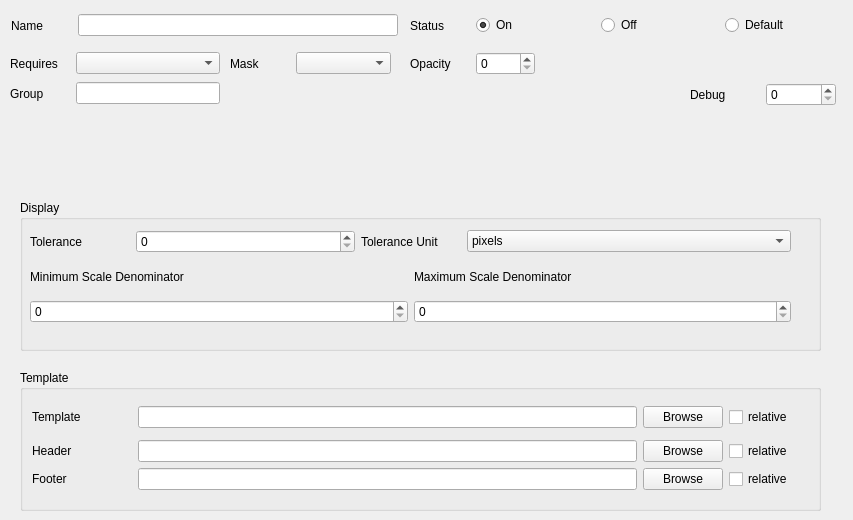
  <widget class="QWidget" name="layerTab">
   <attribute name="title">
    <string>Layer</string>
   </attribute>
   <widget class="QWidget" name="layoutWidget_3">
    <property name="geometry">
     <rect>
      <x>10</x>
      <y>80</y>
      <width>210</width>
      <height>27</height>
     </rect>
    </property>
    <layout class="QHBoxLayout" name="horizontalLayout_12">
     <item>
      <widget class="QLabel" name="mf_Group_label">
       <property name="minimumSize">
        <size>
         <width>60</width>
         <height>0</height>
        </size>
       </property>
       <property name="maximumSize">
        <size>
         <width>60</width>
         <height>16777215</height>
        </size>
       </property>
       <property name="text">
        <string>Group</string>
       </property>
      </widget>
     </item>
     <item>
      <widget class="QLineEdit" name="mf_group_edit"/>
     </item>
    </layout>
   </widget>
   <widget class="QWidget" name="layoutWidget_4">
    <property name="geometry">
     <rect>
      <x>10</x>
      <y>50</y>
      <width>210</width>
      <height>27</height>
     </rect>
    </property>
    <layout class="QHBoxLayout" name="horizontalLayout_32">
     <item>
      <widget class="QLabel" name="mf_requires_label">
       <property name="minimumSize">
        <size>
         <width>60</width>
         <height>0</height>
        </size>
       </property>
       <property name="maximumSize">
        <size>
         <width>60</width>
         <height>16777215</height>
        </size>
       </property>
       <property name="text">
        <string>Requires</string>
       </property>
      </widget>
     </item>
     <item>
      <widget class="QComboBox" name="mf_requires_box">
       <property name="enabled">
        <bool>true</bool>
       </property>
      </widget>
     </item>
    </layout>
   </widget>
   <widget class="QWidget" name="layoutWidget_5">
    <property name="geometry">
     <rect>
      <x>10</x>
      <y>10</y>
      <width>389</width>
      <height>31</height>
     </rect>
    </property>
    <layout class="QHBoxLayout" name="horizontalLayout_3">
     <item>
      <widget class="QLabel" name="mf_layerName_label">
       <property name="minimumSize">
        <size>
         <width>60</width>
         <height>0</height>
        </size>
       </property>
       <property name="maximumSize">
        <size>
         <width>60</width>
         <height>16777215</height>
        </size>
       </property>
       <property name="text">
        <string>Name</string>
       </property>
      </widget>
     </item>
     <item>
      <widget class="QLineEdit" name="mf_layerName_value">
       <property name="sizePolicy">
        <sizepolicy hsizetype="Maximum" vsizetype="Fixed">
         <horstretch>0</horstretch>
         <verstretch>0</verstretch>
        </sizepolicy>
       </property>
       <property name="minimumSize">
        <size>
         <width>320</width>
         <height>0</height>
        </size>
       </property>
      </widget>
     </item>
    </layout>
   </widget>
   <widget class="QWidget" name="layoutWidget_6">
    <property name="geometry">
     <rect>
      <x>410</x>
      <y>10</y>
      <width>434</width>
      <height>31</height>
     </rect>
    </property>
    <layout class="QHBoxLayout" name="horizontalLayout_4">
     <item>
      <widget class="QLabel" name="mf_status_label">
       <property name="minimumSize">
        <size>
         <width>60</width>
         <height>0</height>
        </size>
       </property>
       <property name="maximumSize">
        <size>
         <width>60</width>
         <height>16777215</height>
        </size>
       </property>
       <property name="text">
        <string>Status</string>
       </property>
      </widget>
     </item>
     <item>
      <widget class="QRadioButton" name="mf_statusOn_radio">
       <property name="text">
        <string>On</string>
       </property>
       <property name="checked">
        <bool>true</bool>
       </property>
      </widget>
     </item>
     <item>
      <widget class="QRadioButton" name="mf_statusOff_radio">
       <property name="text">
        <string>Off</string>
       </property>
      </widget>
     </item>
     <item>
      <widget class="QRadioButton" name="mf_statusDefault_radio">
       <property name="text">
        <string>Default</string>
       </property>
      </widget>
     </item>
    </layout>
   </widget>
   <widget class="QWidget" name="layoutWidget_2">
    <property name="geometry">
     <rect>
      <x>230</x>
      <y>50</y>
      <width>161</width>
      <height>27</height>
     </rect>
    </property>
    <layout class="QHBoxLayout" name="horizontalLayout_20">
     <item>
      <widget class="QLabel" name="mf_mask_label">
       <property name="minimumSize">
        <size>
         <width>60</width>
         <height>0</height>
        </size>
       </property>
       <property name="maximumSize">
        <size>
         <width>60</width>
         <height>16777215</height>
        </size>
       </property>
       <property name="text">
        <string>Mask</string>
       </property>
      </widget>
     </item>
     <item>
      <widget class="QComboBox" name="mf_mask_box">
       <property name="enabled">
        <bool>true</bool>
       </property>
      </widget>
     </item>
    </layout>
   </widget>
   <widget class="QWidget" name="layoutWidget">
    <property name="geometry">
     <rect>
      <x>410</x>
      <y>50</y>
      <width>125</width>
      <height>28</height>
     </rect>
    </property>
    <layout class="QHBoxLayout" name="horizontalLayout_27">
     <item>
      <widget class="QLabel" name="mf_opacity_label">
       <property name="minimumSize">
        <size>
         <width>60</width>
         <height>0</height>
        </size>
       </property>
       <property name="maximumSize">
        <size>
         <width>60</width>
         <height>16777215</height>
        </size>
       </property>
       <property name="text">
        <string>Opacity</string>
       </property>
      </widget>
     </item>
     <item>
      <widget class="QSpinBox" name="mf_opacity_box">
       <property name="enabled">
        <bool>true</bool>
       </property>
       <property name="maximum">
        <number>100</number>
       </property>
      </widget>
     </item>
    </layout>
   </widget>
   <widget class="QWidget" name="horizontalLayoutWidget_2">
    <property name="geometry">
     <rect>
      <x>690</x>
      <y>80</y>
      <width>146</width>
      <height>29</height>
     </rect>
    </property>
    <layout class="QHBoxLayout" name="horizontalLayout_2">
     <item>
      <widget class="QLabel" name="mf_debug_label">
       <property name="text">
        <string>Debug</string>
       </property>
      </widget>
     </item>
     <item>
      <widget class="QSpinBox" name="mf_debug_value">
       <property name="maximum">
        <number>5</number>
       </property>
      </widget>
     </item>
    </layout>
   </widget>
   <widget class="QGroupBox" name="layer_display_group">
    <property name="geometry">
     <rect>
      <x>20</x>
      <y>200</y>
      <width>801</width>
      <height>151</height>
     </rect>
    </property>
    <property name="locale">
     <locale language="English" country="UnitedStates"/>
    </property>
    <property name="title">
     <string>Display</string>
    </property>
    <property name="flat">
     <bool>true</bool>
    </property>
    <widget class="QWidget" name="verticalLayoutWidget_5">
     <property name="geometry">
      <rect>
       <x>10</x>
       <y>30</y>
       <width>761</width>
       <height>93</height>
      </rect>
     </property>
     <layout class="QVBoxLayout" name="verticalLayout_8">
      <item>
       <layout class="QHBoxLayout" name="horizontalLayout_7">
        <item>
         <layout class="QHBoxLayout" name="horizontalLayout_36">
          <item>
           <layout class="QHBoxLayout" name="horizontalLayout_35">
            <item>
             <widget class="QLabel" name="mf_tolerance_label">
              <property name="minimumSize">
               <size>
                <width>100</width>
                <height>0</height>
               </size>
              </property>
              <property name="maximumSize">
               <size>
                <width>100</width>
                <height>16777215</height>
               </size>
              </property>
              <property name="text">
               <string>Tolerance</string>
              </property>
             </widget>
            </item>
            <item>
             <widget class="QSpinBox" name="mf_tolerance_box"/>
            </item>
           </layout>
          </item>
          <item>
           <widget class="QLabel" name="mf_toleranceUnit_label">
            <property name="minimumSize">
             <size>
              <width>100</width>
              <height>0</height>
             </size>
            </property>
            <property name="maximumSize">
             <size>
              <width>100</width>
              <height>16777215</height>
             </size>
            </property>
            <property name="text">
             <string>Tolerance Unit</string>
            </property>
           </widget>
          </item>
          <item>
           <widget class="QComboBox" name="mf_toleranceUnit_combo">
            <item>
             <property name="text">
              <string>pixels</string>
             </property>
            </item>
            <item>
             <property name="text">
              <string>feet</string>
             </property>
            </item>
            <item>
             <property name="text">
              <string>inches</string>
             </property>
            </item>
            <item>
             <property name="text">
              <string>kilometers</string>
             </property>
            </item>
            <item>
             <property name="text">
              <string>meters</string>
             </property>
            </item>
            <item>
             <property name="text">
              <string>miles</string>
             </property>
            </item>
            <item>
             <property name="text">
              <string>nauticalmiles</string>
             </property>
            </item>
            <item>
             <property name="text">
              <string>dd</string>
             </property>
            </item>
           </widget>
          </item>
         </layout>
        </item>
       </layout>
      </item>
      <item>
       <layout class="QHBoxLayout" name="scaleLayout">
        <item>
         <layout class="QVBoxLayout" name="minScaleLayout">
          <item>
           <widget class="QLabel" name="mf_minScaleDenom_label">
            <property name="text">
             <string>Minimum Scale Denominator</string>
            </property>
           </widget>
          </item>
          <item>
           <widget class="QSpinBox" name="mf_minScaleDenom_edit">
            <property name="accelerated">
             <bool>true</bool>
            </property>
            <property name="maximum">
             <number>1000000000</number>
            </property>
           </widget>
          </item>
         </layout>
        </item>
        <item>
         <layout class="QVBoxLayout" name="maxScaleLayout">
          <item>
           <widget class="QLabel" name="mf_maxScaleDenom_label">
            <property name="text">
             <string>Maximum Scale Denominator</string>
            </property>
           </widget>
          </item>
          <item>
           <widget class="QSpinBox" name="mf_maxScaleDenom_edit">
            <property name="wrapping">
             <bool>false</bool>
            </property>
            <property name="accelerated">
             <bool>true</bool>
            </property>
            <property name="maximum">
             <number>1000000000</number>
            </property>
           </widget>
          </item>
         </layout>
        </item>
       </layout>
      </item>
     </layout>
    </widget>
   </widget>
   <widget class="QGroupBox" name="groupBox">
    <property name="geometry">
     <rect>
      <x>20</x>
      <y>370</y>
      <width>801</width>
      <height>141</height>
     </rect>
    </property>
    <property name="title">
     <string>Template</string>
    </property>
    <widget class="QWidget" name="verticalLayoutWidget_7">
     <property name="geometry">
      <rect>
       <x>12</x>
       <y>30</y>
       <width>761</width>
       <height>97</height>
      </rect>
     </property>
     <layout class="QVBoxLayout" name="verticalLayout_9">
      <item>
       <layout class="QHBoxLayout" name="horizontalLayout_34">
        <item>
         <widget class="QLabel" name="mf_template_label">
          <property name="minimumSize">
           <size>
            <width>100</width>
            <height>0</height>
           </size>
          </property>
          <property name="maximumSize">
           <size>
            <width>100</width>
            <height>16777215</height>
           </size>
          </property>
          <property name="text">
           <string>Template</string>
          </property>
         </widget>
        </item>
        <item>
         <widget class="QLineEdit" name="mf_template_edit"/>
        </item>
        <item>
         <widget class="QPushButton" name="mf_template_button">
          <property name="text">
           <string>Browse</string>
          </property>
         </widget>
        </item>
        <item>
         <widget class="QCheckBox" name="mf_layer_template_relative">
          <property name="text">
           <string>relative</string>
          </property>
         </widget>
        </item>
       </layout>
      </item>
      <item>
       <layout class="QVBoxLayout" name="verticalLayout_4">
        <item>
         <layout class="QHBoxLayout" name="horizontalLayout_10">
          <item>
           <widget class="QLabel" name="mf_header_label">
            <property name="minimumSize">
             <size>
              <width>100</width>
              <height>0</height>
             </size>
            </property>
            <property name="maximumSize">
             <size>
              <width>100</width>
              <height>16777215</height>
             </size>
            </property>
            <property name="text">
             <string>Header</string>
            </property>
           </widget>
          </item>
          <item>
           <widget class="QLineEdit" name="mf_header_value"/>
          </item>
          <item>
           <widget class="QPushButton" name="mf_header_button">
            <property name="text">
             <string>Browse</string>
            </property>
           </widget>
          </item>
          <item>
           <widget class="QCheckBox" name="mf_layer_header_relative">
            <property name="text">
             <string>relative</string>
            </property>
           </widget>
          </item>
         </layout>
        </item>
        <item>
         <layout class="QHBoxLayout" name="horizontalLayout_11">
          <item>
           <widget class="QLabel" name="mf_footer_label">
            <property name="minimumSize">
             <size>
              <width>100</width>
              <height>0</height>
             </size>
            </property>
            <property name="maximumSize">
             <size>
              <width>100</width>
              <height>16777215</height>
             </size>
            </property>
            <property name="text">
             <string>Footer</string>
            </property>
           </widget>
          </item>
          <item>
           <widget class="QLineEdit" name="mf_footer_value"/>
          </item>
          <item>
           <widget class="QPushButton" name="mf_footer_button">
            <property name="text">
             <string>Browse</string>
            </property>
           </widget>
          </item>
          <item>
           <widget class="QCheckBox" name="mf_layer_footer_relative">
            <property name="text">
             <string>relative</string>
            </property>
           </widget>
          </item>
         </layout>
        </item>
       </layout>
      </item>
     </layout>
    </widget>
   </widget>
  </widget>
